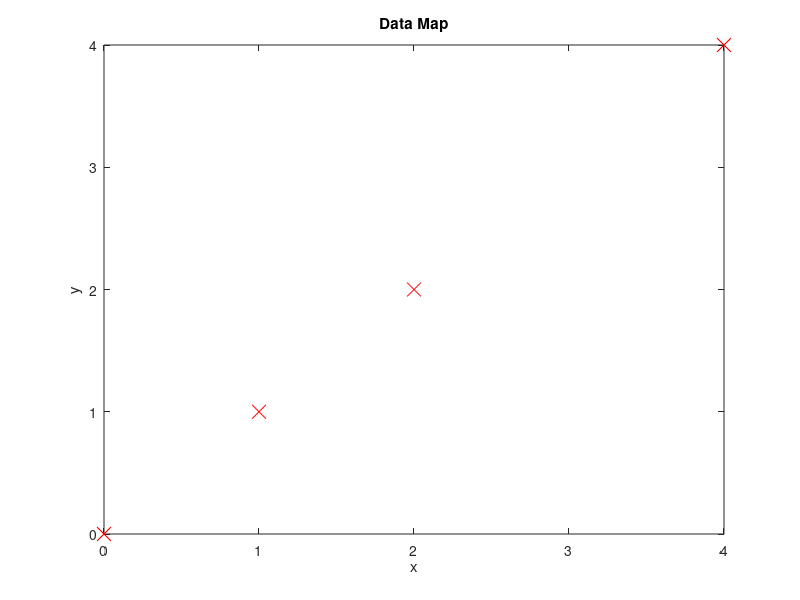

MATLAB code for this plot: (Note: this script raises an error after producing the figure.)
data = [0 0; 1 1; 2 2; 4 4];
x = data(:,1); y = data(:,2);

figure;
plot(x, y, 'rx', 'MarkerSize', 10);
xlabel('x'); ylabel('y');title('Data Map')
fprintf('Program paused. Press enter to continue.\n');
pause;

m = length(y);

X = [ones(m, 1), data(:,1)];
theta = zeros(2, 1);
alpha = 0.01;
iterations = 1500;

theta = GradientDescent(X, y, theta, alpha, iterations);

hold on;
plot(x, X*theta, '-')
legend('Training data', 'Linear regression')
hold off;

fprintf('the theta_0 is %f\n', theta(1,1));
fprintf('the theta_1 is %f\n', theta(2,1));

min_x=-20;
max_x=20;
num=110;
theta_1=linspace(min_x, max_x, num);
theta_0=linspace(min_x, max_x, num);

J = zeros(length(theta_0), length(theta_1));

for i = 1:num
    for j = 1:num
        t = [theta_0(i); theta_1(j)];
        h = X * t;
        J(i, j) = sum((h - y).^2) / (2 * m);
    end
end

figure;
surf(theta_0, theta_1, J);
xlabel('\theta_0');ylabel('\theta_1');zlabel('J(\theta_0, \theta_1)')
title('Cost Function Map')

[b, c] = find(J==min(J(:)));
disp([b, c]);

figure;
contour(theta_0, theta_1, J, logspace(-2, 3, 20))
xlabel('\theta_0'); ylabel('\theta_1');
title('Contour Map')
hold on;
plot(theta_0(c), theta_1(b), 'rx', 'MarkerSize', 10, 'LineWidth', 2);
hold off;
